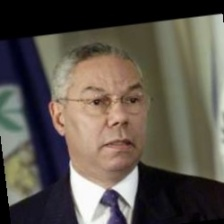
#> input picture dataset/authorized/CS101_Rohan_Sharma/CS101_sample_01.jpg, 224 x 224 px
$ python -i dataset_manager.py   (imports and definitions only)
#> lines starting #> are read from the running program, lines starting #| are printed output that depends on the picture
#> further down, picture is the input picture: shape (224, 224, 3); mean B, G, R 75, 83.7, 90.4
import os
import cv2
import numpy as np
import base64
import uuid
import glob
from PIL import Image
import io

BASE_DIR = os.path.dirname(os.path.abspath(__file__))
DATASET_DIR = os.path.join(BASE_DIR, "dataset")
AUTH_DIR = os.path.join(DATASET_DIR, "authorized")
UNAUTH_DIR = os.path.join(DATASET_DIR, "unauthorized")
INTRUSIONS_DIR = os.path.join(BASE_DIR, "static", "intrusions")

# Ensure required directories exist
# [2 lines not run here, left out]

# Face detector for cropping during dataset creation
CASCADE_PATH = cv2.data.haarcascades + "haarcascade_frontalface_default.xml"
face_cascade = cv2.CascadeClassifier(CASCADE_PATH)

# [14 lines left out: functions decode_base64_image, encode_image_base64, not called in this run]

def crop_face(img_bgr, target_size=(128, 128)):
    """
    Detects the primary face in the image and crops it with a margin.
    If no face is detected, crops a centered square.
    """
#> called with target_size = (128, 128)
    gray = cv2.cvtColor(img_bgr, cv2.COLOR_BGR2GRAY)
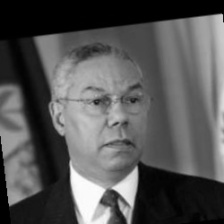
#> gray: shape (224, 224); min 0, max 255, mean 84.7
    faces = face_cascade.detectMultiScale(gray, scaleFactor=1.1, minNeighbors=4, minSize=(50, 50))
#> faces = [[61, 57, 110, 110]]

    if len(faces) > 0:
        # Pick the largest face detected
        faces = sorted(faces, key=lambda f: f[2] * f[3], reverse=True)
        x, y, w, h = faces[0]
#> x = 61; y = 57; w = 110; h = 110

        # Add a 15% margin
        margin_x = int(w * 0.15)
#> margin_x = 16
        margin_y = int(h * 0.15)
#> margin_y = 16
        x1 = max(0, x - margin_x)
#> x1 = 45
        y1 = max(0, y - margin_y)
#> y1 = 41
        x2 = min(img_bgr.shape[1], x + w + margin_x)
#> x2 = 187
        y2 = min(img_bgr.shape[0], y + h + margin_y)
#> y2 = 183

        cropped = img_bgr[y1:y2, x1:x2]
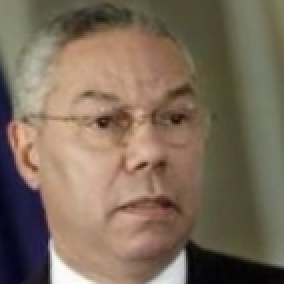
#> cropped: shape (142, 142, 3) (shown 2 times larger); mean B, G, R 90.1, 107.4, 124.2
    else:
        # Center crop fallback
        h, w = img_bgr.shape[:2]
        size = min(h, w)
        start_x = (w - size) // 2
        start_y = (h - size) // 2
        cropped = img_bgr[start_y:start_y+size, start_x:start_x+size]
        x, y, w, h = start_x, start_y, size, size

    resized = cv2.resize(cropped, target_size, interpolation=cv2.INTER_AREA)
    return resized, [int(x), int(y), int(w), int(h)]

# [95 lines left out: functions save_sample, get_dataset_stats, get_dataset_gallery, save_intrusion_snapshot, not called in this run]

>>> import cv2
>>> picture = cv2.imread('dataset/authorized/CS101_Rohan_Sharma/CS101_sample_01.jpg')
>>> result = crop_face(picture)

$ run again, on dataset/authorized/CS102_Priya_Patel/CS102_sample_02.jpg
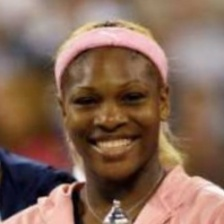
#> input picture dataset/authorized/CS102_Priya_Patel/CS102_sample_02.jpg, 224 x 224 px
#> picture is the input picture: shape (224, 224, 3); mean B, G, R 86.1, 102.7, 132.6
#> in crop_face, `gray = cv2.cvtColor(img_bgr, cv2.COLOR_BGR2GRAY)`:
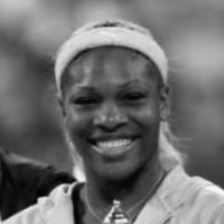
#> gray: shape (224, 224); min 1, max 248, mean 109.8
#> faces = ()

$ run again, on dataset/authorized/CS102_Priya_Patel/CS102_sample_03.jpg
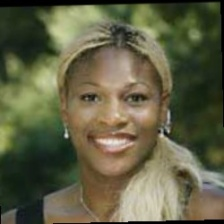
#> input picture dataset/authorized/CS102_Priya_Patel/CS102_sample_03.jpg, 224 x 224 px
#> picture is the input picture: shape (224, 224, 3); mean B, G, R 68.4, 95.6, 96.4
#> in crop_face, `gray = cv2.cvtColor(img_bgr, cv2.COLOR_BGR2GRAY)`:
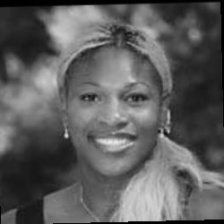
#> gray: shape (224, 224); min 0, max 232, mean 92.7
#> faces = [[63, 59, 103, 103]]
#> x = 63; y = 59; w = 103
#> margin_x = 15
#> x1 = 48
#> y1 = 44
#> x2 = 181
#> y2 = 177
#> in crop_face, `cropped = img_bgr[y1:y2, x1:x2]`:
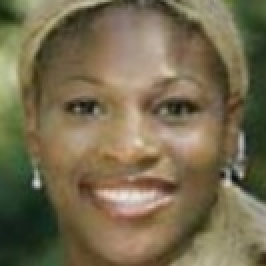
#> cropped: shape (133, 133, 3) (shown 2 times larger); mean B, G, R 79.3, 107.5, 119
